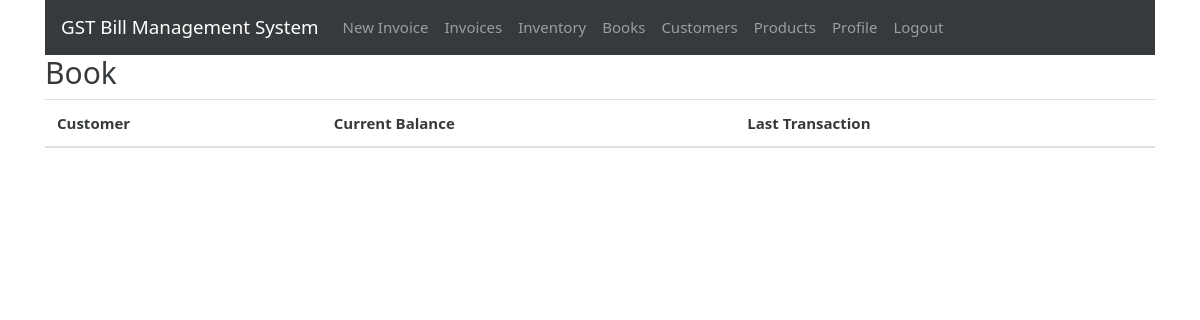
Before: /books (signed in) with the older database file.
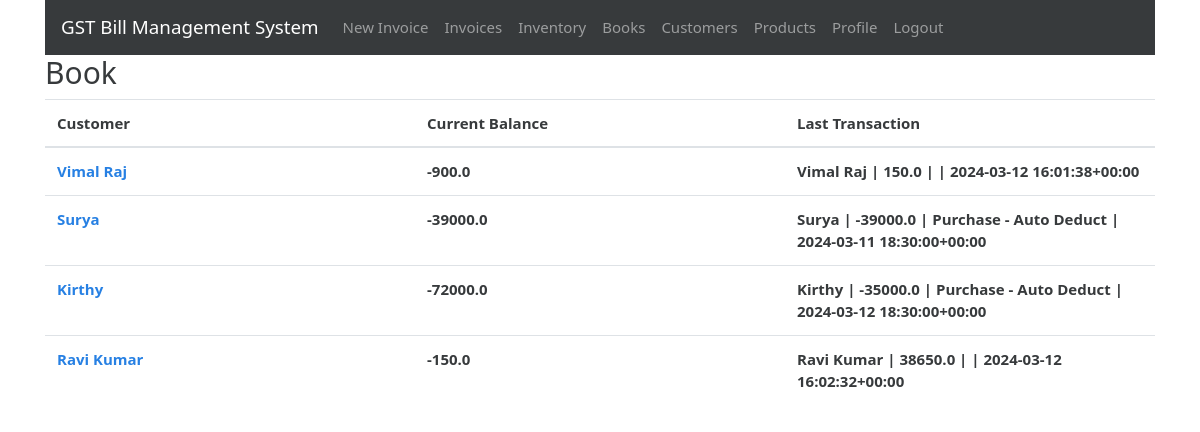
After: the same page with the newer database file.
### gstbillingapp/models.py (models this page shows, shortened)
class Book(models.Model):
    user = models.ForeignKey(User, null=True, blank=True, on_delete=models.SET_NULL)
    customer = models.ForeignKey(Customer, null=True, blank=True, on_delete=models.SET_NULL)
    current_balance = models.FloatField(default=0)
    last_log = models.ForeignKey('BookLog', null=True, blank=True, default=None, on_delete=models.SET_NULL)

class Customer(models.Model):
    user = models.ForeignKey(User, null=True, blank=True, on_delete=models.SET_NULL)
    customer_name = models.CharField(max_length=200)
    customer_address = models.TextField(max_length=600, blank=True, null=True)
    customer_phone = models.CharField(max_length=10, blank=True, null=True)
    customer_gst = models.CharField(max_length=15, blank=True, null=True)

class BookLog(models.Model):
    parent_book = models.ForeignKey(Book, null=True, blank=True, on_delete=models.CASCADE)
    date = models.DateTimeField(default=datetime.now, blank=True, null=True)
    last_modified = models.DateTimeField(auto_now=True)
    CHANGE_TYPES = [
        (0, 'Paid'),
        (1, 'Purchased Items'),
        (2, 'Sold Items'),
        (4, 'Other'),
    ]
    change_type = models.IntegerField(choices=CHANGE_TYPES, default=0)
    change = models.FloatField(default=0.0)
    associated_invoice = models.ForeignKey(Invoice, blank=True, null=True, default=None, on_delete=models.SET_NULL)
    description = models.TextField(max_length=600, blank=True, null=True)
    def __str__(self):
        if self.parent_book and self.parent_book.customer:
            return (
                self.parent_book.customer.customer_name + " | " +
                str(self.change) + " | " +
                self.description + " | " +
                str(self.date)
            )
        else:
            return "BookLog with missing customer information"

### gstbillingapp/views.py (the view)
# urls.py: path('books', views.books, name='books'),
@login_required
def books(request):
    context = {}
    context['book_list'] = Book.objects.filter(user=request.user)
    return render(request, 'gstbillingapp/books.html', context)

### gstbillingapp/templates/gstbillingapp/books.html (shortened to what this page needs)
{% extends "gstbillingapp/base.html" %}
{% load static %}
{% block content %}
<div class="row">
	<div class="col">
		<h2>Book</h2>
	</div>
</div>
<table class="table table-hover font-weight-bold" id="book-table">
	<thead>
		<tr>
			<th>Customer</th>
			<th>Current Balance</th>
			<th>Last Transaction</th>
		</tr>
	</thead>
	<tbody class="two-col-form">
		{% for book in book_list %}
		<tr onclick="window.location='{% url 'book_logs' book.id %}';">
			<td><a href="{% url 'book_logs' book.id %}">{{book.customer.customer_name}}</a></td>
			<td>{{book.current_balance}}</td>
			<td>{{book.last_log}}</td>
		</tr>
		{% endfor %}
	</tbody>
</table>
{% endblock %}

Changed rows visible on the page:
added Book: customer.customer_name "Vimal Raj", current_balance "-900.0", last_log "Vimal Raj | 150.0 | | 2024-03-12 16:01:38+00:00"
added Book: customer.customer_name "Surya", current_balance "-39000.0", last_log "Surya | -39000.0 | Purchase - Auto Deduct | 2024-03-11 18:30:00+00:00"
added Book: customer.customer_name "Kirthy", current_balance "-72000.0", last_log "Kirthy | -35000.0 | Purchase - Auto Deduct | 2024-03-12 18:30:00+00:00"
added Book: customer.customer_name "Ravi Kumar", current_balance "-150.0", last_log "Ravi Kumar | 38650.0 | | 2024-03-12 16:02:32+00:00"
